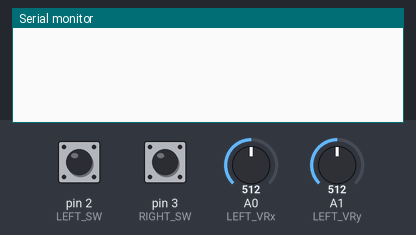
Bench run of a sketch on a simulated Arduino Uno, built with avr-gcc and run on an emulated ATmega328P. Shown: the last lines printed to the serial monitor. The test bench sets the inputs (shaded band); at power-on: A0 (LEFT_VRx) = 512, A1 (LEFT_VRy) = 512, pin 2 (LEFT_SW) HIGH, pin 3 (RIGHT_SW) HIGH.

Above: at 1.2 s.
1.3 s: A0 (LEFT_VRx) set to 684
2.8 s: A0 (LEFT_VRx) set to 718
At 3.01 s:
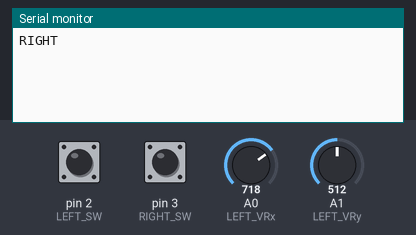
4.9 s: A1 (LEFT_VRy) set to 684
At 5.11 s:
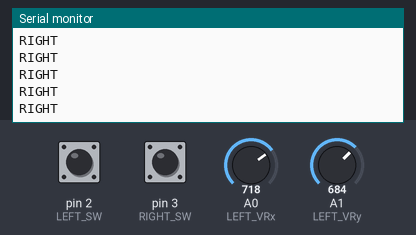
6.4 s: A1 (LEFT_VRy) set to 717
At 6.62 s:
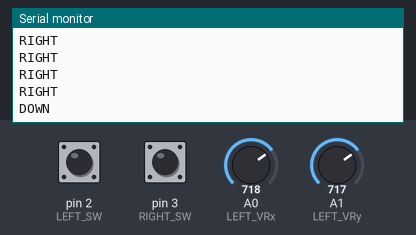

Measured:
- the behaviour switches between 700 and 701 on A0 (LEFT_VRx) (found by bisection; images 0 and 1)
- the behaviour switches between 700 and 701 on A1 (LEFT_VRy) (found by bisection; images 2 and 3)
- after the input at 2.8 s, the serial monitor: prints a new line at once (image 1)
- after the input at 6.4 s, the serial monitor: prints a new line at once (image 3)

The sketch:

Test_Arduino.ino
```cpp
#define LEFT_VRx A0
#define LEFT_VRy A1
#define LEFT_SW 2

#define RIGHT_VRx A2
#define RIGHT_VRy A3
#define RIGHT_SW 3

void setup() {
  Serial.begin(9600);
  pinMode(LEFT_SW, INPUT_PULLUP);  // 加內部 Pull-up
  pinMode(RIGHT_SW, INPUT_PULLUP); // 加內部 Pull-up
}

void loop() {
  unsigned long currentTime = millis();

  int lx = analogRead(LEFT_VRx);
  int ly = analogRead(LEFT_VRy);
  int lsw = digitalRead(LEFT_SW);
  int rsw = digitalRead(RIGHT_SW);  // <--- 這邊是右搖桿的按鈕值

  // 方向控制 (每300ms)
  static unsigned long lastMoveTime = 0;
  if (currentTime - lastMoveTime > 300) {
    if (lx < 300) {
      Serial.println("LEFT");
      lastMoveTime = currentTime;
    } else if (lx > 700) {
      Serial.println("RIGHT");
      lastMoveTime = currentTime;
    }

    if (ly < 300) {
      Serial.println("UP");
      lastMoveTime = currentTime;
    } else if (ly > 700) {
      Serial.println("DOWN");
      lastMoveTime = currentTime;
    }
  }

  // 按鈕控制 (每500ms)
  static unsigned long lastClickTime = 0;
  if (lsw == LOW && currentTime - lastClickTime > 500) {
    Serial.println("CONFIRM");
    lastClickTime = currentTime;
  }

  if (rsw == LOW && currentTime - lastClickTime > 500) {
    Serial.println("REJECT");
    lastClickTime = currentTime;
  }
}
```
